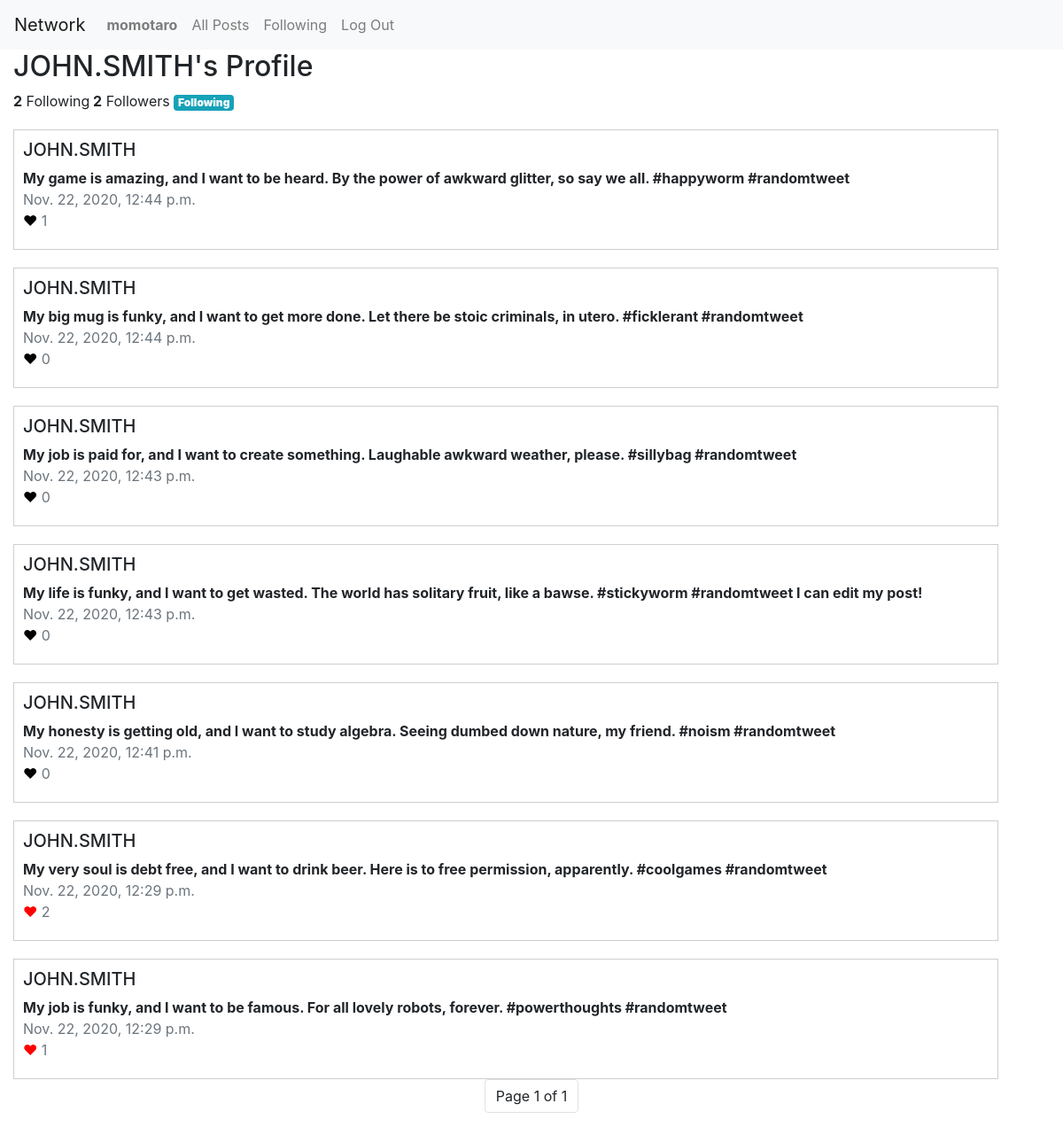
/profile/3 (signed in), run on the app's committed database.
### network/models.py (models this page shows)
class User(AbstractUser):
    pass

class Post(models.Model):
    user = models.ForeignKey("User", on_delete=models.CASCADE, related_name="posts")
    body = models.TextField(blank=True, max_length=280)
    timestamp = models.DateTimeField(auto_now_add=True)
    like = models.ManyToManyField("User", related_name="post_likes", blank=True)
    def num_likes(self):
        return self.like.count()

### network/views.py (the view)
# urls.py: path("profile/<str:user_id>", views.profile, name="profile"),
def profile(request, user_id):
    user = User.objects.get(id=user_id)
    post_list = Post.objects.filter(user=user).order_by('-timestamp')
    paginator = Paginator(post_list, 10) # Show 10 posts per page.
    page_number = request.GET.get('page')
    page_obj = paginator.get_page(page_number)
    followers = Follow.objects.filter(following=user_id).count()
    following = Follow.objects.filter(follower=user_id).count()
    if request.user.is_authenticated:
        follow_status = Follow.objects.filter(following=User.objects.get(id=user_id)).filter(follower=User.objects.get(id=request.user.id))
    else:
        follow_status = 0
    return render(request, "network/profile.html", {
        "profile": user,
        "header": "Profile",
        "page_obj": page_obj,
        "followers": followers,
        "following": following,
        "follow_status": follow_status
    })

### network/templates/network/profile.html (shortened to what this page needs)
{% extends "network/layout.html" %}
{% load static %}
{% block body %}
<div class="container-fluid">
    <h2>{{ profile.username|upper }}'s {{ header }}</h2>
    <b>{{ following }}</b> Following<b> {{ followers}}</b> Followers
                    {% if user.is_authenticated and user.id != profile.id  %}
                        {% if follow_status %}
                            <a class="badge badge-info" href="{% url 'follow' profile.id %}"><strong>Following</strong></a>
                        {% else %}
                            <a class="badge badge-primary" href="{% url 'follow' profile.id %}"><strong>Follow</strong></a>
                        {% endif %}
                    {% endif %}
    {% for post in page_obj %}
        <div class="box">
            <h5><a href="{% url 'profile' post.user.id %}" alt="View {{ post.user }}'s profile" class="user">{{ post.user|upper }}</a></h5>
            <p class="post-body" id="post-body-{{ post.id }}">{{ post.body }}</p>
            <p class="text-secondary date">{{ post.timestamp }}</p>
            {% if user in post.like.all %}
                <p class="like" id="{{ post.id }}" style="color:red;"><a href="javascript:void(0);">♥</a></p>
            {% else %}
                <p class="like" id="{{ post.id }}" style="color:black;"><a href="javascript:void(0);">♥</a></p>
            {% endif %}
            <p class="text-secondary like" id="count-like-{{ post.id }}">{{ post.num_likes }}</p>
        </div>
    {% endfor %}
    <nav>
    <ul class="pagination justify-content-center">
        <li class="page-item"><a class="page-link">Page {{ page_obj.number }} of {{ page_obj.paginator.num_pages }}</a></li>
    </ul>
</nav>
</div>
{% endblock %}

### network/templates/network/layout.html (shortened to what this page needs)
{% load static %}
<!DOCTYPE html>
<html lang="en">
    <head>
        <link rel="stylesheet" href="https://stackpath.bootstrapcdn.com/bootstrap/4.4.1/css/bootstrap.min.css">
        <link href="{% static 'network/styles.css' %}" rel="stylesheet">
    </head>
    <body>
        <nav class="navbar navbar-expand-lg navbar-light bg-light">
            <a class="navbar-brand" href="{% url 'index' %}">Network</a>
            <div>
              <ul class="navbar-nav mr-auto">
                {% if user.is_authenticated %}
                    <li class="nav-item">
                        <a class="nav-link" href="{% url 'profile' user.id %}"><strong>{{ user.username }}</strong></a>
                    </li>
                {% endif %}
                <li class="nav-item">
                  <a class="nav-link" href="{% url 'index' %}">All Posts</a>
                </li>
                {% if user.is_authenticated %}
                    <li class="nav-item">
                        <a class="nav-link" href="{% url 'following' %}">Following</a>
                    </li>
                    <li class="nav-item">
                        <a class="nav-link" href="{% url 'logout' %}">Log Out</a>
                    </li>
                {% endif %}
              </ul>
            </div>
          </nav>
        <div class="body">
            {% block body %}
            {% endblock %}
        </div>
    </body>
</html>

### network/static/network/styles.css (style rules this page uses)
a, a:hover, a:focus, a:active { color: inherit; }
.box { border: 1px solid #cecece; width: 95%; margin-top: 20px; padding-top: 10px; padding-right: 10px; padding-bottom: 20px; padding-left: 10px; }
.post-body { font-weight: bold; margin: 0; }
.like { display: inline; margin: 0; }
.date { margin: 0; }

### data on the page
User: username "momotaro"
User: username "JOHN.SMITH"
Post: user "JOHN.SMITH", body "My game is amazing, and I want to be heard. By the power of awkward glitter, so say we all. #happyworm #randomtweet", timestamp "Nov. 22, 2020, 12:44 p.m.", num_likes "1"
Post: user "JOHN.SMITH", body "My big mug is funky, and I want to get more done. Let there be stoic criminals, in utero. #ficklerant #randomtweet", timestamp "Nov. 22, 2020, 12:44 p.m.", num_likes "0"
Post: user "JOHN.SMITH", body "My job is paid for, and I want to create something. Laughable awkward weather, please. #sillybag #randomtweet", timestamp "Nov. 22, 2020, 12:43 p.m.", num_likes "0"
Post: user "JOHN.SMITH", body "My life is funky, and I want to get wasted. The world has solitary fruit, like a bawse. #stickyworm #randomtweet I can edit my post!", timestamp "Nov. 22, 2020, 12:43 p.m.", num_likes "0"
Post: user "JOHN.SMITH", body "My honesty is getting old, and I want to study algebra. Seeing dumbed down nature, my friend. #noism #randomtweet", timestamp "Nov. 22, 2020, 12:41 p.m.", num_likes "0"
Post: user "JOHN.SMITH", body "My very soul is debt free, and I want to drink beer. Here is to free permission, apparently. #coolgames #randomtweet", timestamp "Nov. 22, 2020, 12:29 p.m.", num_likes "2"
Post: user "JOHN.SMITH", body "My job is funky, and I want to be famous. For all lovely robots, forever. #powerthoughts #randomtweet", timestamp "Nov. 22, 2020, 12:29 p.m.", num_likes "1"

### other printed values
{{ header }} "Profile"
{{ following }} "2"
{{ followers }} "2"
{{ page_obj.number }} "1"
{{ page_obj.paginator.num_pages }} "1"
